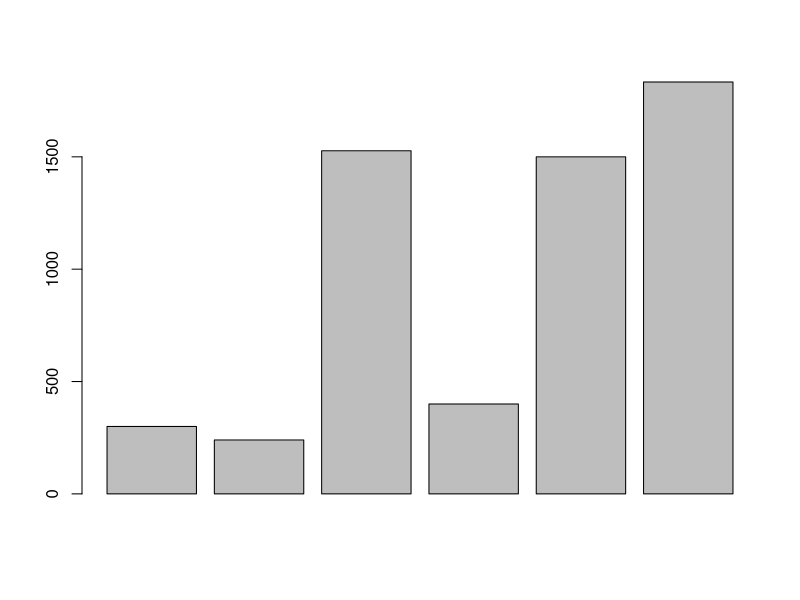
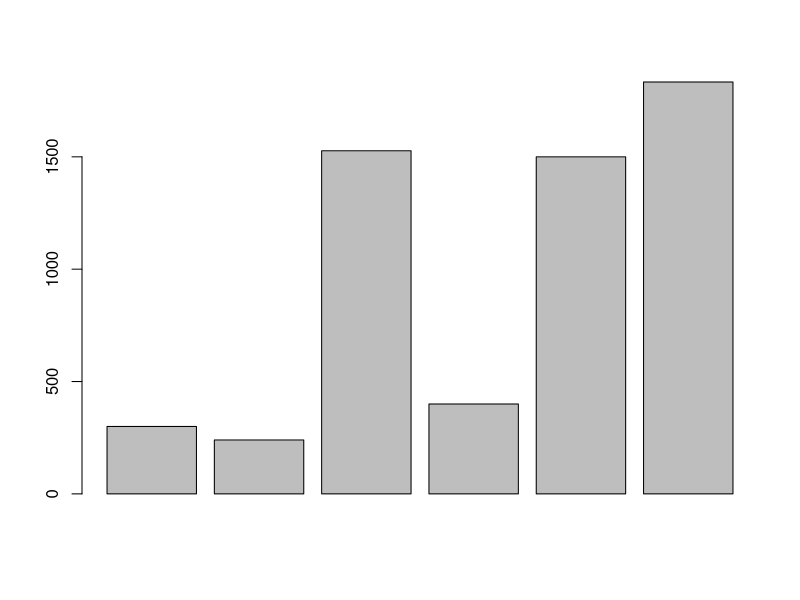
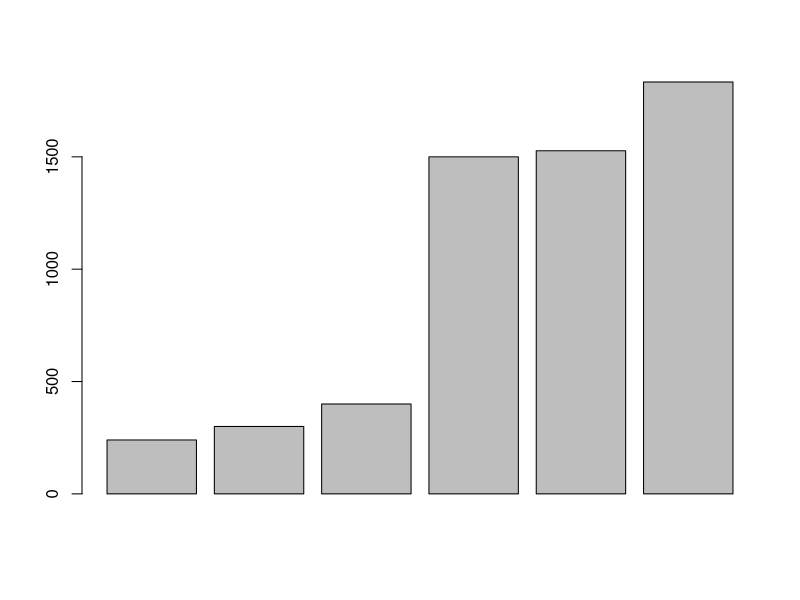
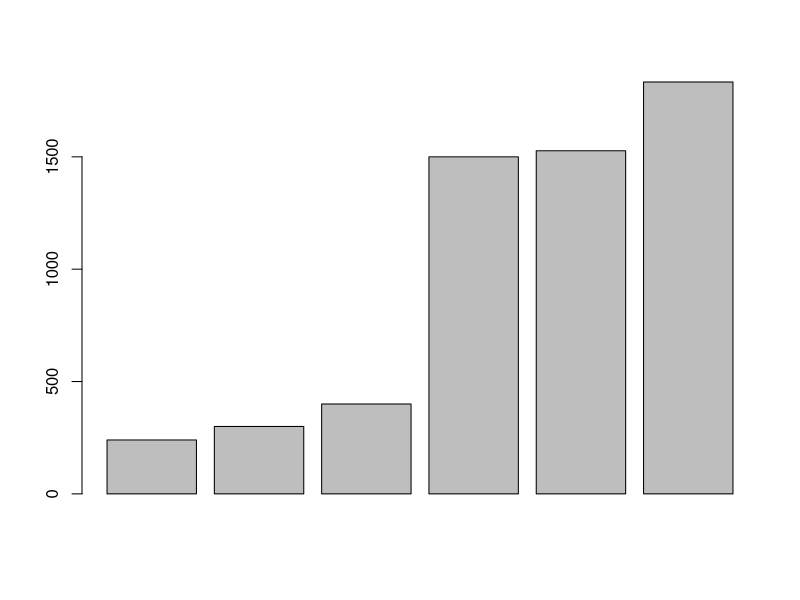
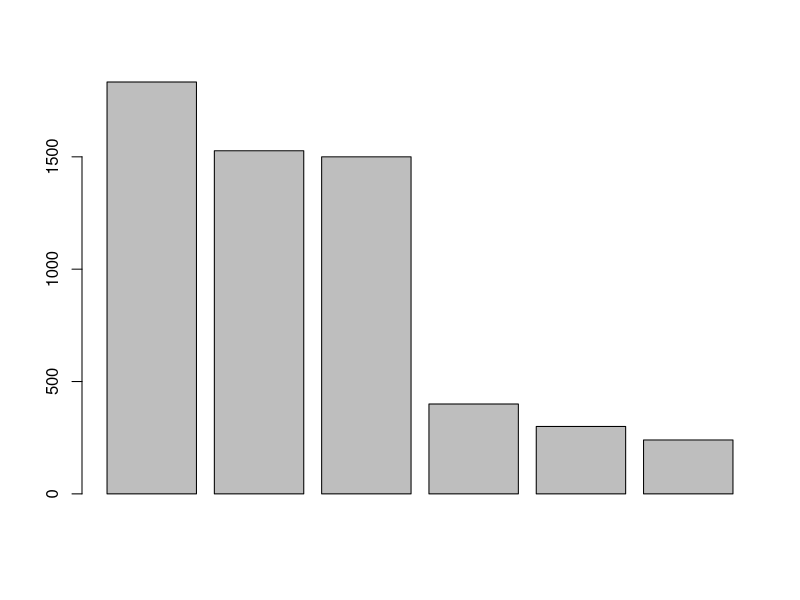
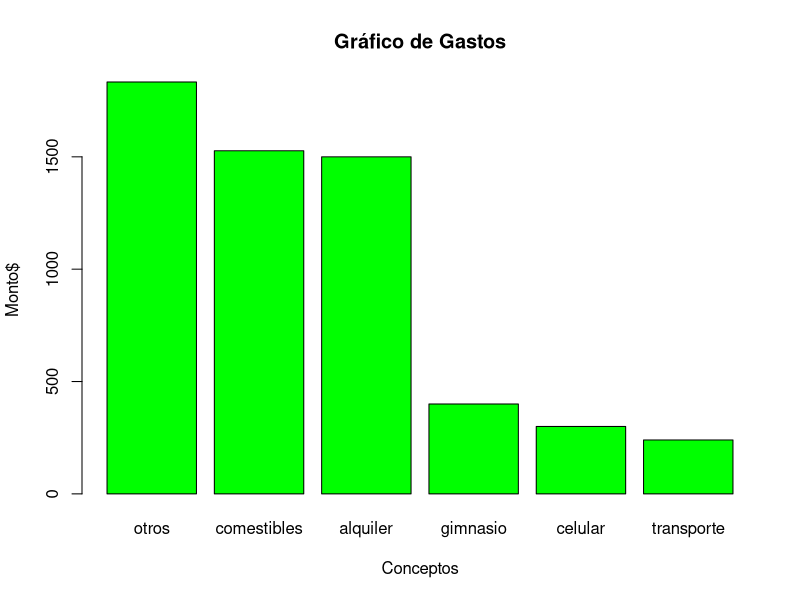
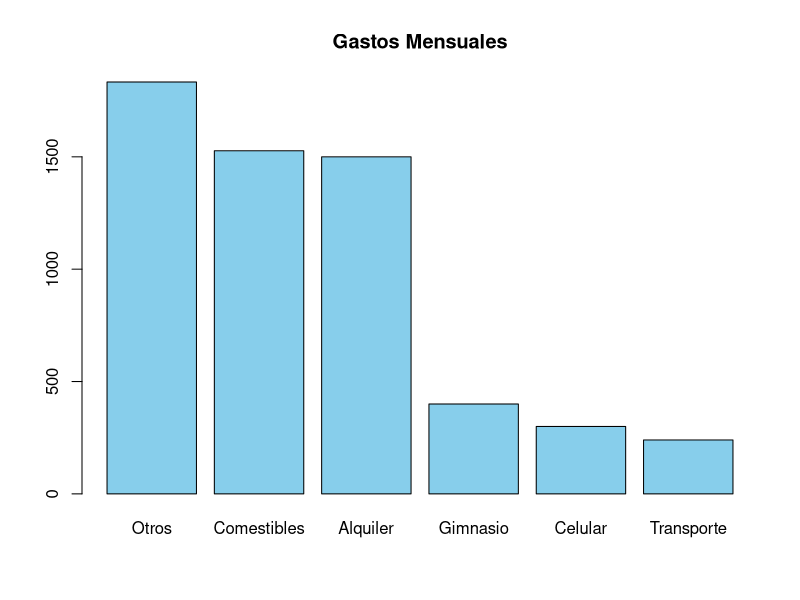

These charts were generated, in order, by the following R code:
300+240+1527+400+1500+1833
celular <- 300
celular
transporte <- 240
comestibles <- 1527
gimnasio <- 400
alquiler <- 1500
otros <- 1833
5800*5*2

abs(10)
abs(-4)
sqrt(9)
log(2)

#Este es un comentario
#este es otro comentario

2 * 9
4 + 5 # también se puede colocar comentario

celular <- 300
Celular <- -300
CELULAR <- 8000

celular+Celular
CELULAR-celular

help(abs)
help(mean)
?mean
?abs
help.search("absolute")
??absolute

gastos <- c(celular, transporte, comestibles, gimnasio, alquiler, otros) 

gastos

barplot(gastos)

sort(gastos)
barplot(gastos)

barplot(sort(gastos))

gastosordenados <- c(sort(gastos))

barplot(gastosordenados)


?sort
gastos_ordenados <- sort(gastos, decreasing = TRUE)
barplot(gastos_ordenados)

# Ejercicio yo solo graficar y ponerle nombres

nombres <- c("otros", "comestibles", "alquiler", "gimnasio", "celular", "transporte")

# Crear el gráfico de barras con nombres
barplot(gastos_ordenados, names.arg = nombres, col = "green", main = "Gráfico de Gastos", xlab = "Conceptos", ylab = "Monto$")

# Manera de hacerlo en clase
names(gastos_ordenados) <- c("Otros","Comestibles", "Alquiler", "Gimnasio", "Celular", "Transporte")
barplot(gastos_ordenados, main = "Gastos Mensuales", names.arg=names(gastos_ordenados), col="skyblue")

